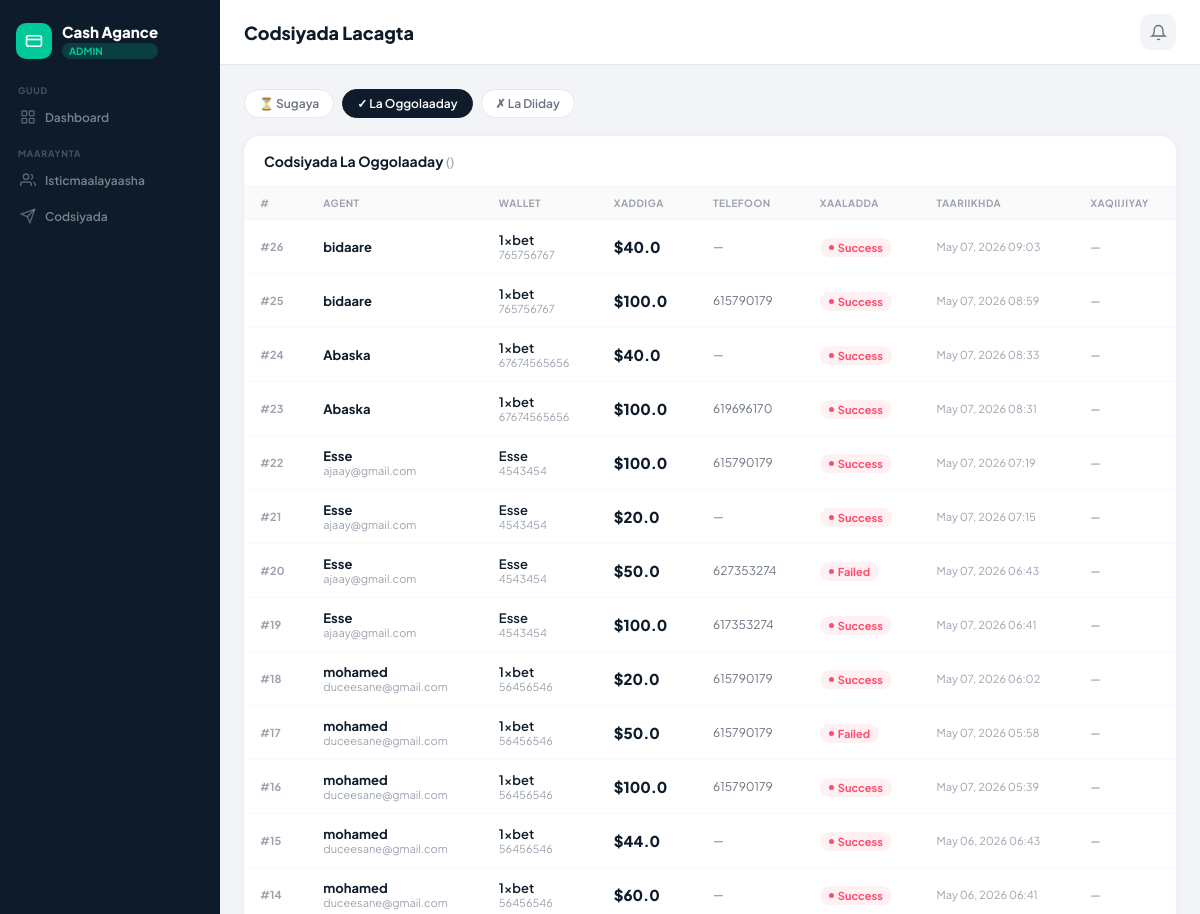
/codsiyada/?status=approved (upper part), run on an earlier commit of the app's database.
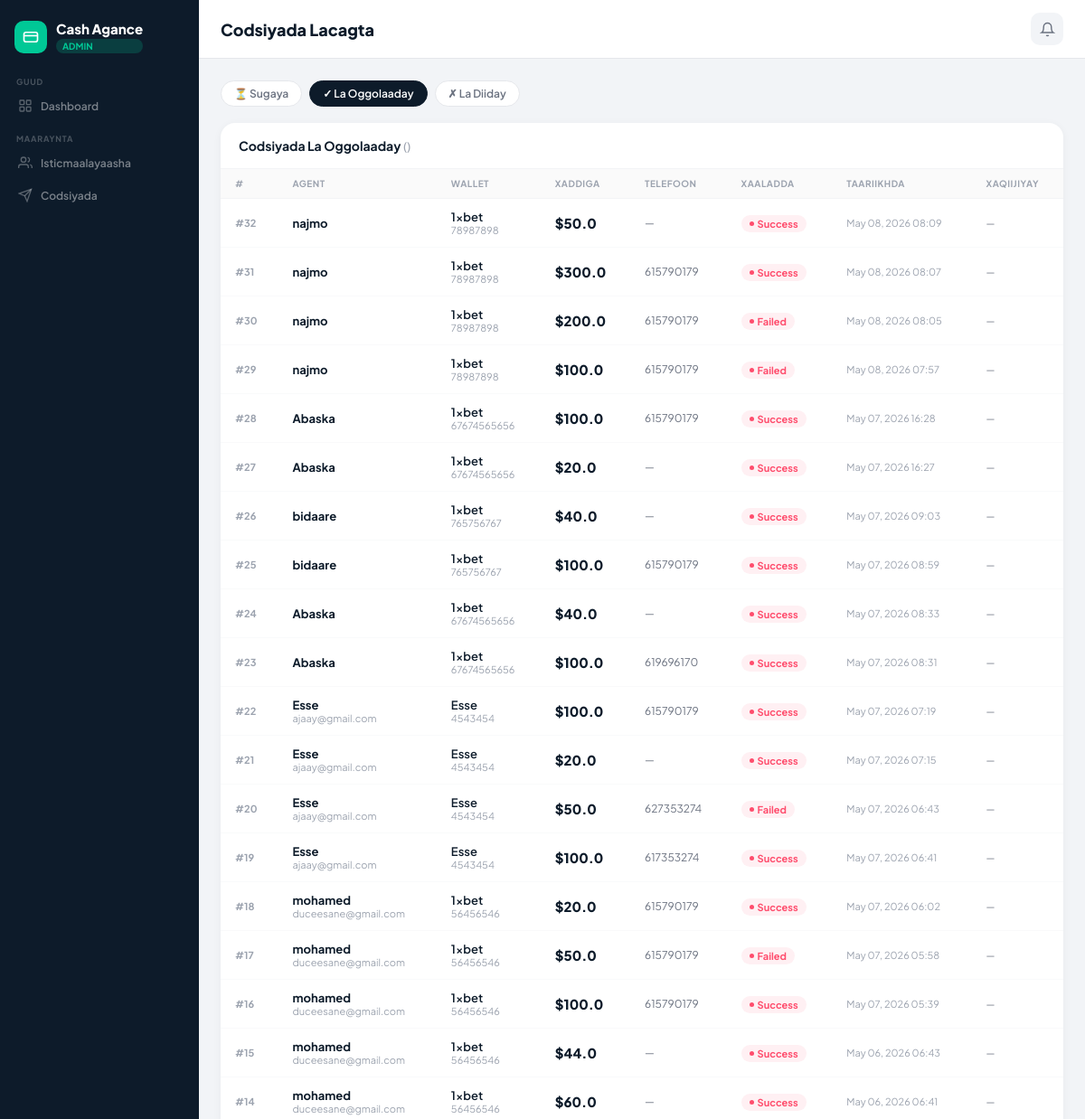
And on a later commit of the database.
### dashboard/models.py (models this page shows, shortened)
class Transaction(models.Model):
    TXN_TYPES = [('deposit', 'Deposit'), ('payout', 'Payout')]
    STATUS    = [('success', 'Success'), ('pending', 'Pending'), ('failed', 'Failed')]
    agent = models.ForeignKey(User,on_delete=models.CASCADE)
    wallet     = models.ForeignKey(Wallet, on_delete=models.CASCADE, related_name='transactions')
    phone = models.IntegerField(null=True)
    amount = models.FloatField()
    txn_type   = models.CharField(max_length=10, choices=TXN_TYPES)
    type_money = models.CharField(max_length=40)
    status     = models.CharField(max_length=10, choices=STATUS, default='pending')
    created_at = models.DateTimeField(auto_now_add=True)
    class Meta:
        ordering = ['-created_at']
        verbose_name = 'Transaction'
        verbose_name_plural = 'Transactions'

class Wallet(models.Model):
    agent        = models.ForeignKey(User, on_delete=models.CASCADE, related_name='wallets')
    name         = models.CharField(max_length=100)
    logo         = models.CharField(max_length=10, default='WL')
    location     = models.CharField(max_length=200)
    epos_id      = models.CharField(max_length=50, unique=True)
    balance      = models.DecimalField(max_digits=12, decimal_places=2, default=0)
    block_amount = models.DecimalField(max_digits=12, decimal_places=2, default=0)
    commission   = models.DecimalField(max_digits=12, decimal_places=2, default=0)
    dep_rate     = models.DecimalField(max_digits=5, decimal_places=2, default=5.0)
    with_rate    = models.DecimalField(max_digits=5, decimal_places=2, default=2.0)
    is_active    = models.BooleanField(default=True)
    created_at   = models.DateTimeField(default=timezone.now)
    class Meta:
        ordering = ['-created_at']
        verbose_name = 'Wallet'
        verbose_name_plural = 'Wallets'

### dashboard/views.py (the view)
# urls.py: path("codsiyada/",views.tapupp_request,name="codsiyada")
def tapupp_request(request):
    status_filter = request.GET.get('status', 'pending')
    requests = Transaction.objects.all()
    if status_filter in ("pending",'success','failed'):
        requests = requests.filter(status=status_filter)
    context = {
        "transactions":requests,
        "status_filter":status_filter
    }
    return render(request,"admin/requests.html",context)

### templates/admin/requests.html (shortened to what this page needs)
{% extends "admin/base_admin.html" %}
{% block page_title %}Codsiyada Lacagta{% endblock %}
{% block content %}
<div style="display:flex;gap:8px;margin-bottom:18px;flex-wrap:wrap;">
  <a href="?status=pending"
     class="filter-chip {% if status_filter == 'pending' %}on{% endif %}">
    ⏳ Sugaya
  </a>
  <a href="?status=approved"
     class="filter-chip {% if status_filter == 'approved' %}on{% endif %}">
    ✓ La Oggolaaday
  </a>
  <a href="?status=failed"
     class="filter-chip {% if status_filter == 'failed' %}on{% endif %}">
    ✗ La Diiday
  </a>
</div>
<div class="tcard">
  <div class="tcard-header">
    <span class="tcard-title">
      {% if status_filter == 'pending' %}Codsiyada Sugaya
      {% elif status_filter == 'approved' %}Codsiyada La Oggolaaday
      {% else %}Codsiyada La Diiday{% endif %}
      <span style="color:#9ca3af;font-weight:500;font-size:13px;">({{ requests.count }})</span>
    </span>
  </div>
  {% if transactions %}
  <div class="twrap">
    <table>
      <thead>
        <tr>
          <th>#</th>
          <th>Agent</th>
          <th>Wallet</th>
          <th>Xaddiga</th>
          <th>Telefoon</th>
          <th>Xaaladda</th>
          <th>Taariikhda</th>
          {% if status_filter != 'pending' %}<th>Xaqiijiyay</th>{% endif %}
        </tr>
      </thead>
      <tbody>
        {% for req in transactions %}
        <tr>
          <td style="color:#9ca3af;font-size:11px;font-weight:700;">#{{ req.pk }}</td>
          <td>
            <div style="font-weight:700;">{{ req.agent.first_name|default:req.agent.username }}</div>
            <div style="font-size:11px;color:#9ca3af;">{{ req.agent.email }}</div>
          </td>
          <td>
            <div style="font-weight:600;">{{ req.wallet.name }}</div>
            <div style="font-size:11px;color:#9ca3af;">{{ req.wallet.epos_id }}</div>
          </td>
          <td style="font-size:15px;font-weight:800;color:#0d1b2a;">${{ req.amount }}</td>
          <td style="color:#6b7280;font-size:12px;">{{ req.phone|default:"—" }}</td>
          <td>
            <span class="bdg
              {% if req.status == 'pending' %}bdg-pending
              {% elif req.status == 'approved' %}bdg-approved
              {% else %}bdg-rejected{% endif %}">
              <span class="bdg-dot" style="background:
                {% if req.status == 'pending' %}#3b82f6
                {% elif req.status == 'approved' %}#059669
                {% else %}#ff4d6d{% endif %};"></span>
              {{ req.get_status_display }}
            </span>
          </td>
          <td style="font-size:11px;color:#9ca3af;">{{ req.created_at|date:"M d, Y H:i" }}</td>
          {% if status_filter != 'pending' %}
          <td style="font-size:11px;color:#6b7280;">
            {% if req.reviewed_by %}
              {{ req.reviewed_by.get_full_name|default:req.reviewed_by.username }}<br>
              <span style="color:#9ca3af;">{{ req.reviewed_at|date:"M d, H:i" }}</span>
            {% else %}—{% endif %}
          </td>
          {% endif %}
        </tr>
        {% endfor %}
      </tbody>
    </table>
  </div>
  {% endif %}
</div>
{% endblock %}

### templates/admin/base_admin.html (shortened to what this page needs)
<!DOCTYPE html>
<html lang="so">
<head>
</head>
<body>
<div class="shell">
  <aside class="sidebar">
    <div class="s-logo">
      <div class="s-logo-icon">
        <svg width="18" height="18" viewBox="0 0 24 24" fill="none" stroke="white" stroke-width="2.2">
          <rect x="2" y="5" width="20" height="14" rx="3"/><path d="M2 10h20"/>
        </svg>
      </div>
      <div>
        <div class="s-logo-text">Cash Agance</div>
        <span class="s-badge">ADMIN</span>
      </div>
    </div>
    <div class="s-section">
      <span class="s-label">Guud</span>
      <a href="{% url 'dashboardAdmin'%}"
         class="s-link {% if active == 'dashboard' %}on{% endif %}">
        <svg width="16" height="16" viewBox="0 0 24 24" fill="none" stroke="currentColor" stroke-width="2">
          <rect x="3" y="3" width="7" height="7" rx="1"/><rect x="14" y="3" width="7" height="7" rx="1"/>
          <rect x="3" y="14" width="7" height="7" rx="1"/><rect x="14" y="14" width="7" height="7" rx="1"/>
        </svg>
        <span>Dashboard</span>
      </a>
    </div>
    <div class="s-section">
      <span class="s-label">Maaraynta</span>
      <a href="{% url 'list-user'%}"
         class="s-link {% if active == 'users' %}on{% endif %}">
        <svg width="16" height="16" viewBox="0 0 24 24" fill="none" stroke="currentColor" stroke-width="2">
          <path d="M17 21v-2a4 4 0 0 0-4-4H5a4 4 0 0 0-4 4v2"/>
          <circle cx="9" cy="7" r="4"/>
          <path d="M23 21v-2a4 4 0 0 0-3-3.87"/>
          <path d="M16 3.13a4 4 0 0 1 0 7.75"/>
        </svg>
        <span>Isticmaalayaasha</span>
      </a>
      <a href="{% url 'codsiyada'%}"
         class="s-link {% if active == 'requests' %}on{% endif %}">
        <svg width="16" height="16" viewBox="0 0 24 24" fill="none" stroke="currentColor" stroke-width="2">
          <path d="M22 2L11 13"/><path d="M22 2L15 22l-4-9-9-4 20-7z"/>
        </svg>
        <span>Codsiyada</span>
      </a>
    </div>
  </aside>
  <div class="main">
    <div class="topbar">
      <p class="topbar-title">{% block page_title %}Admin{% endblock %}</p>
      <button class="notif">
        <svg width="17" height="17" viewBox="0 0 24 24" fill="none" stroke="#6b7280" stroke-width="2">
          <path d="M18 8A6 6 0 0 0 6 8c0 7-3 9-3 9h18s-3-2-3-9"/>
          <path d="M13.73 21a2 2 0 0 1-3.46 0"/>
        </svg>
      </button>
    </div>
    <div class="content">
      {% block content %}{% endblock %}
    </div>
  </div>
</div>
</body>
</html>

### templates/admin/base_admin.html (style rules this page uses)
*,*::before,*::after { box-sizing:border-box;margin:0;padding:0; }
html,body { height:100%;font-family:'Plus Jakarta Sans',sans-serif;background:#f2f4f7; }
.shell { display:flex;height:100vh;overflow:hidden; }
.sidebar { width:220px;background:#0d1b2a;display:flex;flex-direction:column;flex-shrink:0;overflow-y:auto; }
.main { flex:1;display:flex;flex-direction:column;overflow:hidden; }
.content { flex:1;overflow-y:auto;padding:clamp(16px,2vw,28px); }
.s-logo { display:flex;align-items:center;gap:10px;padding:22px 16px 18px; }
.s-logo-icon { width:36px;height:36px;background:#00c896;border-radius:10px;display:flex;align-items:center;justify-content:center;flex-shrink:0; }
.s-logo-text { font-size:15px;font-weight:800;color:white; }
.s-badge { background:rgba(0,200,150,.2);color:#00c896;font-size:10px;font-weight:700;padding:2px 7px;border-radius:20px;display:block;margin-top:2px; }
.s-section { padding:0 10px;margin-bottom:4px; }
.s-label { font-size:9px;font-weight:700;color:rgba(255,255,255,.25);letter-spacing:.8px;text-transform:uppercase;padding:8px 8px 4px;display:block; }
.s-link { display:flex;align-items:center;gap:9px;padding:9px 10px;border-radius:10px;color:rgba(255,255,255,.45);font-size:12px;font-weight:600;text-decoration:none;margin-bottom:2px;transition:background .15s; }
.s-link svg { flex-shrink:0;opacity:.7; }
.topbar { background:white;border-bottom:1px solid #e5e7eb;padding:14px 24px;display:flex;align-items:center;justify-content:space-between;flex-shrink:0; }
.topbar-title { font-size:clamp(15px,2vw,18px);font-weight:800;color:#0d1b2a; }
.notif { width:36px;height:36px;background:#f2f4f7;border-radius:10px;display:flex;align-items:center;justify-content:center;cursor:pointer;border:none;position:relative; }
.tcard { background:white;border-radius:16px;box-shadow:0 2px 10px rgba(0,0,0,.05);overflow:hidden; }
.tcard-header { display:flex;align-items:center;justify-content:space-between;padding:16px 20px;border-bottom:1px solid #f3f4f6; }
.tcard-title { font-size:14px;font-weight:700;color:#0d1b2a; }
.twrap { overflow-x:auto; }
table { width:100%;border-collapse:collapse; }
thead th { text-align:left;font-size:10px;font-weight:700;color:#9ca3af;text-transform:uppercase;letter-spacing:.5px;padding:10px 16px;background:#fafafa;border-bottom:1px solid #f3f4f6; }
tbody td { padding:12px 16px;font-size:13px;color:#0d1b2a;border-bottom:1px solid #f9fafb;vertical-align:middle; }
.bdg { display:inline-flex;align-items:center;gap:4px;padding:3px 9px;border-radius:20px;font-size:11px;font-weight:700; }
.bdg-rejected { background:#fff0f3;color:#ff4d6d; }
.bdg-dot { width:5px;height:5px;border-radius:50%; }
.filter-chip { padding:6px 14px;border-radius:20px;font-size:12px;font-weight:600;cursor:pointer;text-decoration:none;border:1.5px solid #e5e7eb;background:white;color:#6b7280; }
.filter-chip.on { background:#0d1b2a;color:white;border-color:#0d1b2a; }

What changed in the data, as far as the page shows it:
added Transaction: pk "32", agent.first_name "najmo", wallet.name "1xbet", wallet.epos_id "78987898", amount "50.0", phone "—", status "Success", created_at "May 08, 2026 08:09"
added Transaction: pk "31", agent.first_name "najmo", wallet.name "1xbet", wallet.epos_id "78987898", amount "300.0", phone "615790179", status "Success", created_at "May 08, 2026 08:07"
added Transaction: pk "30", agent.first_name "najmo", wallet.name "1xbet", wallet.epos_id "78987898", amount "200.0", phone "615790179", status "Failed", created_at "May 08, 2026 08:05"
added Transaction: pk "29", agent.first_name "najmo", wallet.name "1xbet", wallet.epos_id "78987898", amount "100.0", phone "615790179", status "Failed", created_at "May 08, 2026 07:57"
added Transaction: pk "28", agent.first_name "Abaska", wallet.name "1xbet", wallet.epos_id "67674565656", amount "100.0", phone "615790179", status "Success", created_at "May 07, 2026 16:28"
added Transaction: pk "27", agent.first_name "Abaska", wallet.name "1xbet", wallet.epos_id "67674565656", amount "20.0", phone "—", status "Success", created_at "May 07, 2026 16:27"
